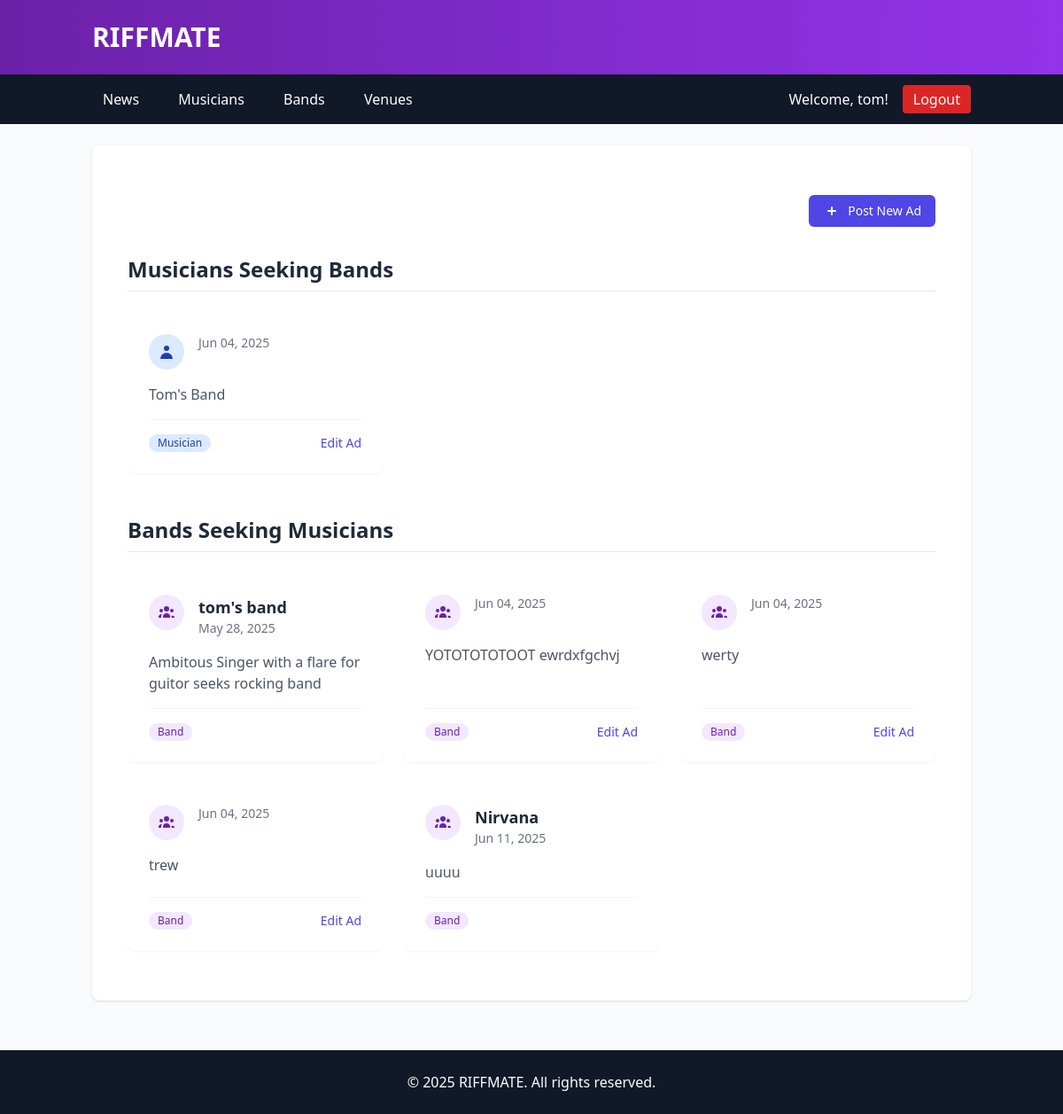
Screenshot of /content/list_ads (signed in) with the database file from the repository.
### content/models.py (models this page shows, shortened)
class SeekingAd(models.Model):
    date = models.DateField(auto_now_add=True)
    owner = models.ForeignKey(User, on_delete=models.CASCADE)
    seeking = models.CharField(max_length=1, choices=MusicianBandChoice.choices)
    musician=models.ForeignKey(Musician, on_delete=models.SET_NULL, null=True, blank=True)
    band=models.ForeignKey(Band, on_delete=models.SET_NULL, blank=True, null=True)
    content = models.TextField()
    owner = models.ForeignKey(
        User,
        on_delete=models.CASCADE,
        related_name='seeking_ads'
    )
    class Meta:
        ordering = ['date',]

### bands/models.py (models this page shows, shortened)
class Band(models.Model):
    name = models.CharField(max_length=50)
    musicians=models.ManyToManyField(Musician)

### content/views.py (the view)
# urls.py: path('list_ads',views.list_ads,name='list_ads'),
@login_required
def list_ads(request):
    data ={
        'seeking_musician':SeekingAd.objects.filter(seeking=MusicianBandChoice.MUSICIAN),
        'seeking_band':SeekingAd.objects.filter(seeking=MusicianBandChoice.BAND),
    }
    return render(request, 'list_ads.html', data)

### templates/list_ads.html (shortened to what this page needs)
{% extends "base.html" %}
{% block content %}
<div class="container mx-auto px-4 py-8 max-w-6xl">
    {% if request.user.is_authenticated %}
    <div class="flex justify-end mb-8">
        <a href="{% url 'seeking_ad' %}"
           class="inline-flex items-center px-4 py-2 bg-indigo-600 text-white text-sm font-medium rounded-md hover:bg-indigo-700 transition-colors focus:outline-none focus:ring-2 focus:ring-offset-2 focus:ring-indigo-500">
            <svg xmlns="http://www.w3.org/2000/svg" class="h-5 w-5 mr-2" viewBox="0 0 20 20" fill="currentColor">
                <path fill-rule="evenodd" d="M10 5a1 1 0 011 1v3h3a1 1 0 110 2h-3v3a1 1 0 11-2 0v-3H6a1 1 0 110-2h3V6a1 1 0 011-1z" clip-rule="evenodd" />
            </svg>
            Post New Ad
        </a>
    </div>
    {% endif %}
    <section class="mb-12">
        <h1 class="text-2xl font-bold text-gray-800 mb-6 pb-2 border-b border-gray-200">Musicians Seeking Bands</h1>
        <div class="grid grid-cols-1 md:grid-cols-2 lg:grid-cols-3 gap-6">
            {% for ad in seeking_band %}
            <div class="bg-white rounded-lg shadow-sm p-6 hover:shadow-md transition-shadow relative h-full flex flex-col">
                <div class="flex items-start space-x-4 mb-4">
                    <div class="flex-shrink-0 bg-blue-100 text-blue-800 rounded-full h-10 w-10 flex items-center justify-center">
                        <svg xmlns="http://www.w3.org/2000/svg" class="h-5 w-5" viewBox="0 0 20 20" fill="currentColor">
                            <path fill-rule="evenodd" d="M10 9a3 3 0 100-6 3 3 0 000 6zm-7 9a7 7 0 1114 0H3z" clip-rule="evenodd" />
                        </svg>
                    </div>
                    <div>
                        <p class="text-sm text-gray-500">{{ ad.date|date:"M d, Y" }}</p>
                    </div>
                </div>
                <div class="flex-grow">
                    <p class="text-gray-600 mb-4">{{ ad.content|truncatewords:30 }}</p>
                </div>
                <div class="mt-auto pt-4 border-t border-gray-100 flex justify-between items-center">
                    <span class="inline-flex items-center px-2.5 py-0.5 rounded-full text-xs font-medium bg-blue-100 text-blue-800">
                        Musician
                    </span>
                    {% if ad.owner == request.user %}
                    <a href="{% url 'edit_seeking_ad' ad.id %}"
                       class="text-sm text-indigo-600 hover:text-indigo-800">
                        Edit Ad
                    </a>
                    {% endif %}
                </div>
            </div>
            {% empty %}
            <div class="md:col-span-3 bg-gray-50 rounded-lg p-6 text-center">
                <p class="text-gray-500 italic">No musicians seeking bands at this time</p>
            </div>
            {% endfor %}
        </div>
    </section>
    <section>
        <h1 class="text-2xl font-bold text-gray-800 mb-6 pb-2 border-b border-gray-200">Bands Seeking Musicians</h1>
        <div class="grid grid-cols-1 md:grid-cols-2 lg:grid-cols-3 gap-6">
            {% for ad in seeking_musician %}
            <div class="bg-white rounded-lg shadow-sm p-6 hover:shadow-md transition-shadow relative h-full flex flex-col">
                <div class="flex items-start space-x-4 mb-4">
                    <div class="flex-shrink-0 bg-purple-100 text-purple-800 rounded-full h-10 w-10 flex items-center justify-center">
                    </div>
                    <div>
                        <h3 class="text-lg font-semibold text-gray-800">{{ ad.band.name }}</h3>
                        <p class="text-sm text-gray-500">{{ ad.date|date:"M d, Y" }}</p>
                    </div>
                </div>
                <div class="flex-grow">
                    <p class="text-gray-600 mb-4">{{ ad.content|truncatewords:30 }}</p>
                </div>
                <div class="mt-auto pt-4 border-t border-gray-100 flex justify-between items-center">
                    <span class="inline-flex items-center px-2.5 py-0.5 rounded-full text-xs font-medium bg-purple-100 text-purple-800">
                        Band
                    </span>
                    {% if ad.owner == request.user %}
                    <a href="{% url 'edit_seeking_ad' ad.id %}"
                       class="text-sm text-indigo-600 hover:text-indigo-800">
                        Edit Ad
                    </a>
                    {% endif %}
                </div>
            </div>
            {% empty %}
            <div class="md:col-span-3 bg-gray-50 rounded-lg p-6 text-center">
                <p class="text-gray-500 italic">No bands seeking musicians at this time</p>
            </div>
            {% endfor %}
        </div>
    </section>
</div>
{% endblock content %}

### templates/base.html (shortened to what this page needs)
<!DOCTYPE html>
<html lang="en">
<head>
    <script src="https://cdn.tailwindcss.com"></script>
</head>
<body class="bg-gray-50">
    <header class="bg-gradient-to-r from-purple-800 to-purple-600 text-white shadow-md">
        <div class="container mx-auto px-4 py-6">
            <h1 class="text-3xl font-bold"><a href="{% url 'index' %}">RIFFMATE</a></h1>
        </div>
    </header>
    <nav class="bg-gray-900 text-white">
        <div class="container mx-auto px-4 py-3 flex justify-between items-center">
            <div>
                <a href="{% url 'news_advanced' %}" class="mr-4 px-3 py-1 rounded hover:bg-orange-500 transition">News</a>
                <a href="{% url 'musicians' %}" class="mr-4 px-3 py-1 rounded hover:bg-orange-500 transition">Musicians</a>
                <a href="{% url 'bands' %}" class="mr-4 px-3 py-1 rounded hover:bg-orange-500 transition">Bands</a>
                <a href="{% url 'venues' %}" class="px-3 py-1 rounded hover:bg-orange-500 transition">Venues</a>
            </div>
            <div class="flex items-center space-x-4">
                {% if user.is_authenticated %}
                    <span class="text-white">Welcome, {{ user.username }}!</span>
                    <form action="{% url 'logout' %}" method="post" class="inline">
                        <button type="submit" class="bg-red-600 hover:bg-red-700 text-white px-3 py-1 rounded transition">
                            Logout
                        </button>
                    </form>
                {% else %}
                    <a href="{% url 'login' %}" class="bg-green-600 hover:bg-green-700 text-white px-3 py-1 rounded transition">Login</a>
                {% endif %}
            </div>
        </div>
    </nav>
    <main class="container mx-auto px-4 py-6">
        <div class="bg-white rounded-lg shadow p-6">
            {% block content %}
            {% endblock %}
        </div>
    </main>
    <footer class="bg-gray-900 text-white text-center py-6 mt-8">
        <div class="container mx-auto px-4">
            <p>&copy; 2025 RIFFMATE. All rights reserved.</p>
        </div>
    </footer>
</body>
</html>

### rows the page displays
SeekingAd: date "Jun 04, 2025", content "Tom's Band", shows "Edit Ad"
SeekingAd: band.name "tom's band", date "May 28, 2025", content "Ambitous Singer with a flare for guitor seeks rocking band"
SeekingAd: date "Jun 04, 2025", content "YOTOTOTOTOOT ewrdxfgchvj", shows "Edit Ad"
SeekingAd: date "Jun 04, 2025", content "werty", shows "Edit Ad"
SeekingAd: date "Jun 04, 2025", content "trew", shows "Edit Ad"
SeekingAd: band.name "Nirvana", date "Jun 11, 2025", content "uuuu"

### other values shown
{{ user.username }} "tom"
